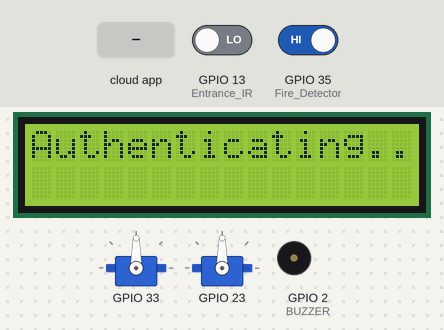
The sketch below on a simulated ESP32. Shown: 2 × servo, 16×2 character LCD, buzzer (waves = sounding, pin HIGH). The inputs (shaded band) are chosen by the test bench; at power-on: GPIO 35 (Fire_Detector) HIGH, GPIO 13 (Entrance_IR) LOW. WiFi joins after 1.5 s; servers stay silent unless stated; the Firebase database answers and starts empty; what the sketch prints to the serial monitor is not drawn.

Above: at 3.4 s.
3.5 s: GPIO 35 (Fire_Detector) driven LOW
At 4.8 s:
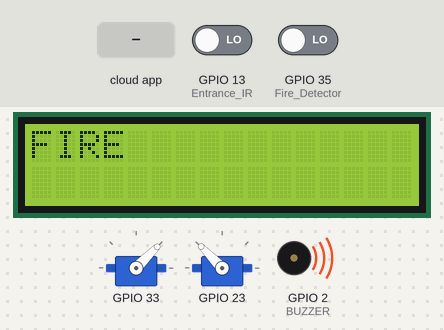
7.5 s: the phone or cloud app sets fireAlarm to 0
At 8.2 s:
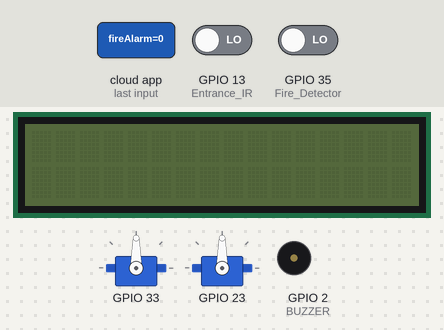
9.4 s: the phone or cloud app sets openEntrance to 1
At 10.51 s:
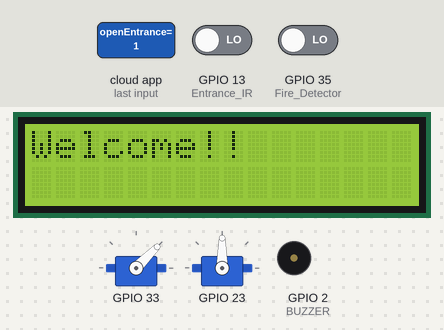
Timing chart, 0 to 18.0 s (numbered marks = the images above; inputs shaded):
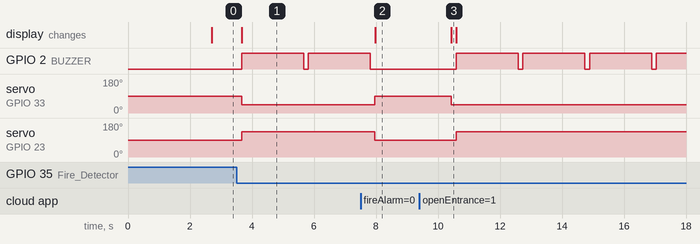

Measured:
- after the input at 3.5 s, GPIO 2 (BUZZER): LOW → HIGH after 0.16 s, → LOW 2.0 s later, → HIGH 0.15 s later; servo on GPIO 33: 90° → 45° after 0.16 s; servo on GPIO 23: 90° → 134° after 0.16 s; the display: changes after 0.16 s (image 1)
- after the input at 7.5 s, GPIO 2 (BUZZER): goes on until 7.8 s, then stays LOW; servo on GPIO 33: 45° → 90° after 0.46 s; servo on GPIO 23: 134° → 90° after 0.46 s; the display: changes after 0.47 s (image 2)
- after the input at 9.4 s, the display: changes after 1.0 s (image 3)

The sketch:

SmartParking.ino
```cpp
#include <LiquidCrystal_I2C.h>
#include <ESP32Servo.h>
#include <WiFi.h>
#include <Firebase_ESP_Client.h>
#include "addons/TokenHelper.h"
#include "addons/RTDBHelper.h"
#include <Keypad.h>
#include <math.h>

#define WIFI_SSID "Wifi"
#define WIFI_PASSWORD "thewifi192092"
#define API_KEY "AIzaSyCKddWGVzR_pUZXHJzixfdyXWFtifmV3oM"
#define USER_EMAIL "admin@project.com"
#define USER_PASSWORD "192092"
#define DATABASE_URL "https://iot-project-eu-default-rtdb.europe-west1.firebasedatabase.app/"

char keys[4][4] = {
  {'1','2','3','A'},
  {'4','5','6','B'},
  {'7','8','9','C'},
  {'*','0','#','D'}
};

byte pin_rows[4] = {12, 14, 27, 26};
byte pin_cols[4] = {25, 4, 16, 17};

Keypad keypad = Keypad(makeKeymap(keys), pin_rows, pin_cols, 4, 4);

Servo myServo[2];

LiquidCrystal_I2C lcd(0x27, 16, 2);


//defining new data type with out states
enum GateState {
  NO_REQ,
  WAITING_FOR_AUTHEN,
  AUTHEN_FAILED,
  CAR_ENTERING,
  FIREALARM
};

// initializing all our global variables
GateState gateState = NO_REQ;
bool carDetected = false; // car is on outer sensor
bool openExit = false;
bool openEntrance = false;
bool fireAlarm = false;
unsigned long reqInTime = 0; //takes in time when car requests to enter
unsigned long getDataPrevMillis = 0;
int carCount = 0;
unsigned long entPressTime;
bool entHeld;
unsigned long exPressTime;
bool exHeld;

FirebaseData fbdo;
FirebaseAuth auth;
FirebaseConfig config;
String uid;
String databasePath;
FirebaseJson json;
bool signupOK = false;

void initWiFi() {
  WiFi.begin(WIFI_SSID, WIFI_PASSWORD);
  Serial.println("Connecting to WiFi ..");
  while (WiFi.status() != WL_CONNECTED) {
    Serial.print('.');
    delay(1000);
  }
  Serial.print("\nConnected Successfully\nIP is: ");
  Serial.println(WiFi.localIP());
  Serial.println();
}

void setup() {
  Serial.begin(115200);

  pinMode(13, INPUT);  // Entrance IR
  pinMode(34, INPUT); // car detection IR
  pinMode(15, INPUT); // car exit IR
  pinMode(35, INPUT); // Fire Detector
  pinMode(2, OUTPUT);  // BUZZER

  myServo[0].attach(33); // Entrance Gate
  myServo[1].attach(23); // Exit Gate

  myServo[0].write(90);
  myServo[1].write(90);

  lcd.init();    // Initialize the LCD (assuming a 16x2 LCD)
  lcd.noBacklight();   // Turn off backlight initially
  lcd.clear();         // Clear the LCD initially
  lcd.setCursor(0, 0);

  initWiFi();
  config.api_key = API_KEY;
  auth.user.email = USER_EMAIL;
  auth.user.password = USER_PASSWORD;
  config.database_url = DATABASE_URL;

  Firebase.reconnectWiFi(true);
  fbdo.setResponseSize(4096);
  config.token_status_callback = tokenStatusCallback; //see addons/TokenHelper.h
  config.max_token_generation_retry = 5;

  Serial.println("Starting Firebase...");
  Firebase.begin(&config, &auth);
  Serial.println("Firebase started");

  if (Firebase.RTDB.getInt(&fbdo, "/INFO/carCount")) {
    carCount = fbdo.intData();
    Serial.print("Initial car count: ");
    Serial.println(carCount);
  } else {
    Serial.println("Failed to get initial car count");
  }
}

unsigned long lastFirebaseAttemptMillis = 0; // Track the last Firebase connection attempt

void reconnectFirebase() {
  if (!Firebase.ready() && (millis() - lastFirebaseAttemptMillis >= 5000)) {
    Serial.println("Reconnecting to Firebase...");
    Firebase.begin(&config, &auth);
    lastFirebaseAttemptMillis = millis();
  }
}

void loop() {
  Serial.println("Loop start");
  reconnectFirebase();

//get updated data from firebase
  if (Firebase.ready() && (millis() - getDataPrevMillis > 2000 || getDataPrevMillis == 0)) {
    getDataPrevMillis = millis();
    Serial.println("Firebase is ready, fetching data...");
    if (Firebase.RTDB.getBool(&fbdo, "/INFO/openExit")) {
      openExit = fbdo.boolData();
      Serial.print("openExit: ");
      Serial.println(openExit);
    } else {
      Serial.println("Failed to get openExit");
    }
    if (Firebase.RTDB.getBool(&fbdo, "/INFO/openEntrance")) {
      openEntrance = fbdo.boolData();
      Serial.print("openEntrance: ");
      Serial.println(openEntrance);
    } else {
      Serial.println("Failed to get openEntrance");
    }
    if (Firebase.RTDB.getBool(&fbdo, "/INFO/fireAlarm")) {
      fireAlarm = fbdo.boolData();
      Serial.print("fireAlarm: ");
      Serial.println(fireAlarm);
    } else {
      Serial.println("Failed to get fireAlarm");
    }
  }

//checks if entrance should be opened or closed
if (openEntrance && carCount < 4 && gateState != AUTHEN_FAILED) {
    if (gateState != CAR_ENTERING) { // Only update the state and timing if we're not already in CAR_ENTERING
        myServo[0].write(45);
        gateState = CAR_ENTERING;
        reqInTime = millis() + 4000; // Set the timeout for 4 seconds
        lcd.backlight();
        lcd.setCursor(0, 0);
        lcd.clear();
        lcd.print("Welcome!!");
        Serial.println("Opening entrance gate");
    }
} else {
    myServo[0].write(90);
}
//checks if exit should be opened or closed
  if (openExit) {
    myServo[1].write(134);  // Open the gate
    Serial.println("Opening exit gate");

    if (digitalRead(15) == LOW) {
      myServo[1].write(90);
      carCount = max(0, carCount - 1);
      Firebase.RTDB.setInt(&fbdo, "/INFO/carCount", carCount);
      openExit = false;
      Firebase.RTDB.setBool(&fbdo, "/INFO/openExit", false);
      Serial.println("Car exited, closing exit gate");
    }
  } else {
    myServo[1].write(90);
  }
//gets the reading of outer sensor
  carDetected = (digitalRead(13) == LOW);
  Serial.print("carDetected: ");
  Serial.println(carDetected);

// checks if there is a fire
  if (digitalRead(35) == LOW || fireAlarm) {
    Firebase.RTDB.setBool(&fbdo, "/INFO/fireAlarm", true);
    gateState = FIREALARM;
    lcd.clear();
    lcd.backlight();   // Turn on backlight initially
    lcd.print("FIRE");
    Serial.println("Fire alarm triggered");
  }

// main switch case with all senarios and logic
  switch (gateState) {
    case NO_REQ:
      Serial.println("State: NO_REQ");
      if (carCount == 4 && carDetected) { // parking is full
        lcd.backlight();
        lcd.setCursor(0, 0);
        lcd.print("Parking is full");
        Serial.println("Parking is full");
      } else if (carDetected) { //car is on outer sensor
        myServo[0].write(90);
        gateState = WAITING_FOR_AUTHEN;
        reqInTime = millis() + 5000;
        lcd.backlight();
        lcd.clear();
        lcd.setCursor(0, 0);
        lcd.print("Authenticating...");
        Serial.println("Car detected, waiting for authentication");
      }
      break;

    case WAITING_FOR_AUTHEN:  //car is waiting approval for entery
      Serial.println("State: WAITING_FOR_AUTHEN");
      if (millis() > reqInTime) {
        gateState = AUTHEN_FAILED;
        lcd.clear();
        lcd.setCursor(0, 0);
        lcd.print("Authentication");
        lcd.setCursor(0, 1);
        lcd.print("Failed!");
        Serial.println("Authentication failed");
      }
      break;

    case AUTHEN_FAILED: // car is denied entry
      Serial.println("State: AUTHEN_FAILED");
      if (digitalRead(13) == HIGH) {
        gateState = NO_REQ;
        lcd.clear();
        lcd.noBacklight();
        Serial.println("Authentication failed, car left");
      }
      break;

case CAR_ENTERING: //checks if car entered or left the entrane
    Serial.println("State: CAR_ENTERING");
    if ((digitalRead(34) == LOW) && (digitalRead(13) == HIGH)) {
        carCount = min(4, carCount + 1);
        myServo[0].write(90);
        openEntrance = false;
        Firebase.RTDB.setBool(&fbdo, "/INFO/openEntrance", false);
        Firebase.RTDB.setInt(&fbdo, "/INFO/carCount", carCount);
        gateState = NO_REQ;
        lcd.clear();
        lcd.noBacklight();
        Serial.println("Car entered, closing entrance gate");
    }

    if (millis() > reqInTime) {
        myServo[0].write(90);
        gateState = NO_REQ;
        openEntrance = false;
        Firebase.RTDB.setBool(&fbdo, "/INFO/openEntrance", false);
        lcd.clear();
        lcd.noBacklight();
        Serial.println("Entrance gate closed due to timeout");
    }
    break;

    case FIREALARM:
      Serial.println("State: FIREALARM");
      while (true) {
        myServo[1].write(134);
        myServo[0].write(45);
        digitalWrite(2, HIGH);
        delay(2000);
        digitalWrite(2, LOW);
        Serial.println("Fire alarm active, gates open and buzzer sounding");

        if (Firebase.RTDB.getBool(&fbdo, "/INFO/fireAlarm")) {
          if (!(fbdo.boolData())) {
            myServo[1].write(90);
            myServo[0].write(90);
            gateState = NO_REQ;
            lcd.clear();
            lcd.noBacklight();
            Serial.println("Fire alarm deactivated, closing gates");
            break;
          }
        }
      }
      delay(2000);
      break;
  }

//checks if any key is held to open/close gates
  char key = keypad.getKey();
  if (key) {
    Serial.print("Key pressed: ");
    Serial.println(key);
    if (key != '#') { // New key press
      entPressTime = millis();
      entHeld = false;
    } else if ((millis() - entPressTime) >= 2500 && !entHeld) { // Key held for 2.5 seconds
      Serial.println("Key held: #");
      entHeld = true;
      Firebase.RTDB.setBool(&fbdo, "/INFO/openEntrance", !openEntrance);
    }

    if (key != '*') { // New key press
      exPressTime = millis();
      exHeld = false;
    } else if ((millis() - exPressTime) >= 2500 && !exHeld) { // Key held for 2.5 seconds
      Serial.println("Key held: *");
      exHeld = true;
      Firebase.RTDB.setBool(&fbdo, "/INFO/openExit", !openExit);
    }
  }

  Serial.println("Loop end");
}
```
